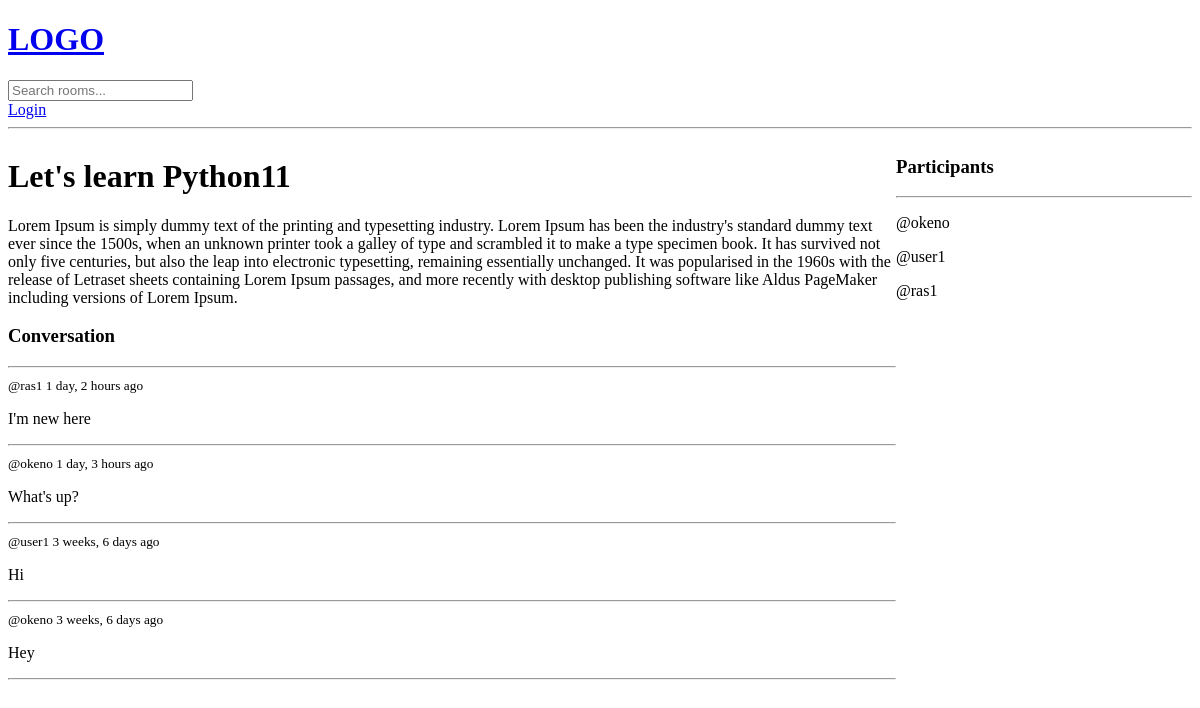
/room/3/, run on an earlier commit of the app's database.
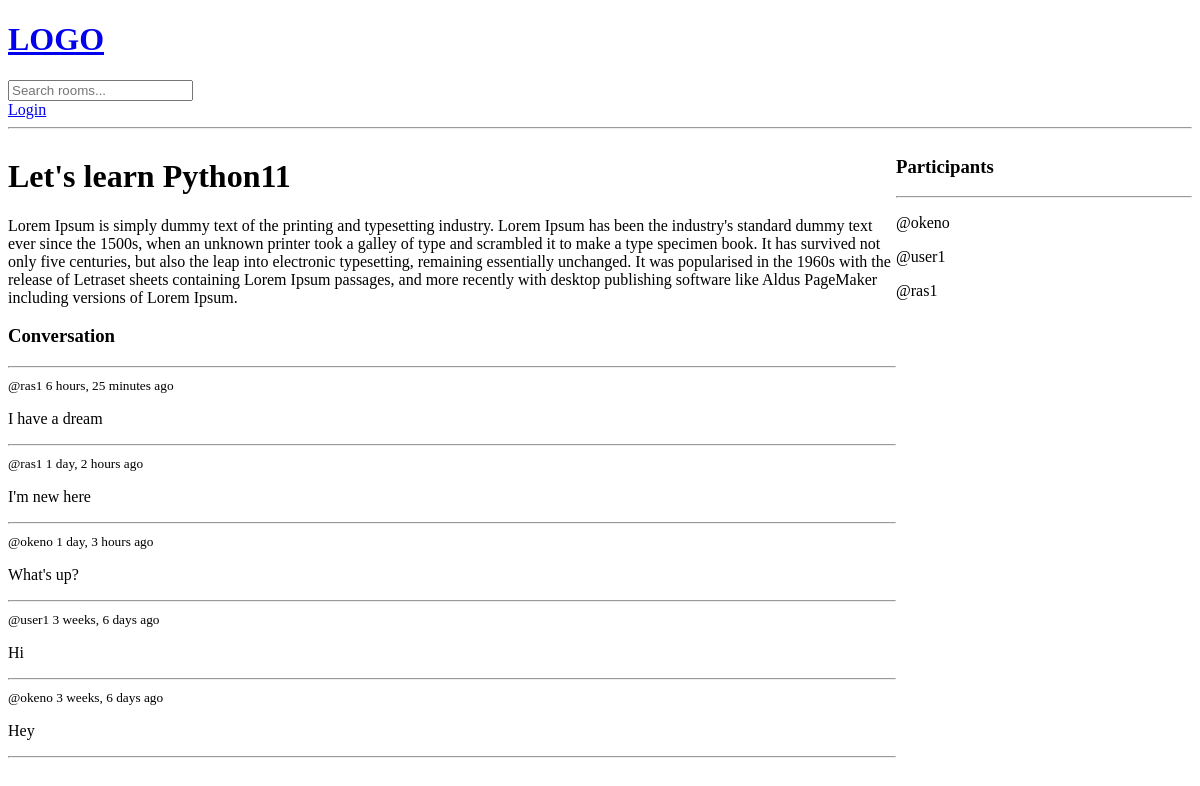
And on a later commit of the database.
### base/models.py (models this page shows, shortened)
class Room(models.Model):
    host = models.ForeignKey(User,on_delete=models.SET_NULL,null=True)
    topic = models.ForeignKey(Topic,on_delete=models.SET_NULL,null=True)
    name = models.CharField(max_length=200)
    description = models.TextField(null=True, blank=True)
    participants = models.ManyToManyField(User, related_name='participants',blank=True)
    updated = models.DateTimeField(auto_now = True)
    created = models.DateTimeField(auto_now_add = True)
    class Meta:
        ordering = ['-updated','-created']

class Message(models.Model):
    user = models.ForeignKey(User,on_delete=models.CASCADE)
    room = models.ForeignKey(Room, on_delete=models.CASCADE)
    body = models.TextField()
    updated = models.DateTimeField(auto_now = True)
    created = models.DateTimeField(auto_now_add=True)
    class Meta:
        ordering = ['-updated','-created']

### base/views.py (the view, shortened to what this page needs)
# urls.py: path('room/<str:pk>/',views.room,name='room'),
def room(request,pk):
    room = Room.objects.get(id=pk)
    room_messages = room.message_set.all()
    participants = room.participants.all()
    context = {'room':room,'room_messages':room_messages,'participants':participants}
    return render(request, 'base/room.html',context)

### base/templates/base/room.html (shortened to what this page needs)
{% extends 'main.html'%}
{% block content%}
<div class="room-container">
    <div>
        <h1>{{room.name}}</h1>
        <p>{{room.description}}</p>
        <div class ="comment-wrapper">
            <h3>Conversation</h3>
            <hr>
            {% for message in room_messages %}
            <div>
                <small>@{{message.user}} {{message.created|timesince}} ago</small>
                <p>{{message.body}}</p>
                <hr>
            </div>
            {% endfor %}
        </div>
    </div>
    <div>
        <h3>Participants</h3>
        <hr>
        {%for user in participants%}
        <div>
            <p>@{{user.username}}</p>
        </div>
        {%endfor%}
    </div>
</div>
{% endblock content%}

### templates/main.html (shortened to what this page needs)
<!DOCTYPE html>
<html lang="en">
<head>
</head>
<body>
    {% include 'navbar.html'%}
    {% block content %}
    {% endblock  %}
</body>
</html>

### templates/navbar.html
<a href="/">
    <h1>LOGO</h1>
</a>
<form method = "GET" action="{% url 'home' %}">
    <input type = "text" name="q" placeholder="Search rooms..."/>
</form>
{% if request.user.is_authenticated %}
<p>Hello {{request.user}}</p>
<a href="{% url 'logout' %}">Logout</a>
{% else %}
<a href="{% url 'login' %}">Login</a>
{% endif %}
<hr>

### base/templates/base/room.html (style rules this page uses)
.room-container { display: grid; grid-template-columns: 3fr 1fr; }

What changed in the data, as far as the page shows it:
added Message: user "ras1", created "6 hours, 25 minutes", body "I have a dream"
